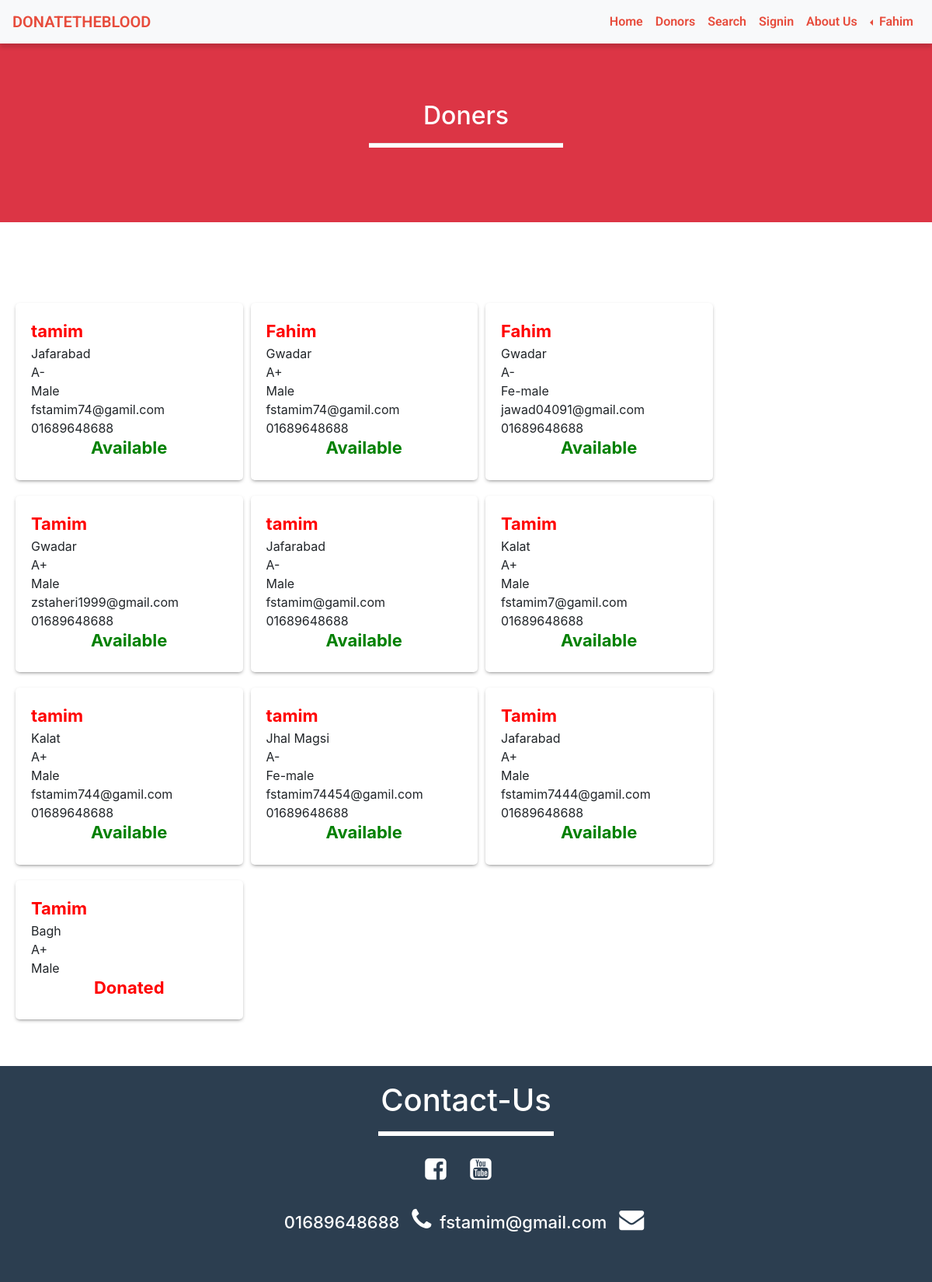
Screenshot of /donor.php (signed in) with the database file from the repository.
### tables this page shows
CREATE TABLE `donor` (
  `id` int(11) NOT NULL,
  `name` varchar(50) NOT NULL,
  `gender` varchar(10) NOT NULL,
  `email` varchar(50) NOT NULL,
  `city` varchar(50) NOT NULL,
  `dob` varchar(20) NOT NULL,
  `contact_no` varchar(20) NOT NULL,
  `save_life_date` varchar(20) NOT NULL,
  `password` varchar(100) NOT NULL,
  `blood_group` varchar(10) NOT NULL
);

### donor.php (the view, shortened to what this page needs)
 <?php
  include('include/header.php');
?>
<div class="container-fluid bg-danger size">
	<div class="row">
		<div class="col-md-6 offset-md-3">
			<h2 style="color: white;">Doners</h2>
			<hr class="white-bar">
		</div>
	</div>
</div>
<div class="container " style="padding: 60px 0;">
	<div class="row  data">
    <?php
    $sql="SELECT * FROM donor";
    $result=mysqli_query($conn,$sql);
    if(mysqli_num_rows($result)>0){
    	while($row=mysqli_fetch_assoc($result)){
    		if($row['save_life_date']=='0'){
    			echo '
    			    <div class="col-md-3 col-sm-12 col-lg-3 donors_data">
    			    <span class="name">'.$row['name'].'</span>
    			    <span>'.$row['city'].'</span>
    			    <span>'.$row['blood_group'].'</span>
    			    <span>'.$row['gender'].'</span>
    			    <span>'.$row['email'].'</span>
    			    <span>'.$row['contact_no'].'</span>
    			    <h4 class="name text-center" style="color:green; text-align:left;">Available</h4>
    			    </div>
    			';
    		}else{
    			  $date=$row['save_life_date'];
		          $start=date_create("$date");
                  $end=date_create();
                   $diff=date_diff($start,$end);
                  $diffMonth=$diff->m;
                   if($diffMonth>=3){
                                 		echo '
    			    <div class="col-md-3 col-sm-12 col-lg-3  donors_data">
    			    <span class="name">'.$row['name'].'</span>
    			    <span>'.$row['city'].'</span>
    			    <span>'.$row['blood_group'].'</span>
    			    <span>'.$row['gender'].'</span>
    			    <span>'.$row['email'].'</span>
    			    <span>'.$row['contact_no'].'</span>
    			    <h4 class="name text-center" style="color:green; text-align:left;">Available</h4>
    			    </div>
    			';
                                 }
                                 else{
                                 	echo '
    			    <div class="col-md-3 col-sm-12 col-lg-3   donors_data">
    			    <span class="name">'.$row['name'].'</span>
    			    <span>'.$row['city'].'</span>
    			    <span>'.$row['blood_group'].'</span>
    			    <span>'.$row['gender'].'</span>
    			    <h4 class="name text-center">Donated</h4>
    			    </div>
    			';
                                 }
    		}
    	}
    }else{
    	echo '<div class="alert alert-success alert-dismissible fade show" role="alert"><strong>Message</strong> <button type="button" class="close" data-dismiss="alert" aria-label="Close"><span aria-hidden="true">&times;</span>
             </button>
             </div>';
    }
     ?>
	</div>
</div>
<?php
  include('include/footer.php')
?>

### css/styles.css (style rules this page uses)
h1, h2, h3, h4, h5, h6 { color: #5f6468; }
h2 { font-weight: 300; margin-bottom: 20px; }
h3, h4 { font-weight: 300; }
.bg-danger { color: #fff; background-color: #f9243f; }

### css/custom.css (style rules this page uses)
.white-bar { height: 3px; width: 50%; color: white; background-color: white; }

### donor.php (style rules this page uses)
.size { padding: 80px 0px; }
h2 { text-align: center; }
.white-bar { background-color: white; width: 250px; height: 5px; text-orientation: center; }
span { display: block; }
.name { color: red; font-size: 22px; font-weight: 700; }
.donors_data { background-color: white; border-radius: 5px; margin:20px 5px 0px 5px; -webkit-box-shadow: 0px 2px 5px -2px rgba(89,89,89,0.95); -moz-box-shadow: 0px 2px 5px -2px rgba(89,89,89,0.95); box-shadow: 0px 2px 5px -2px rgba(89,89,89,0.95); padding: 20px; }

### rows the page displays
donor: name "tamim", city "Jafarabad", blood_group "A-", gender "Male", email "fstamim74@gamil.com", contact_no "01689648688"
donor: name "Fahim", city "Gwadar", blood_group "A+", gender "Male", email "fstamim74@gamil.com", contact_no "01689648688"
donor: name "Fahim", city "Gwadar", blood_group "A-", gender "Fe-male", email "jawad04091@gmail.com", contact_no "01689648688"
donor: name "Tamim", city "Gwadar", blood_group "A+", gender "Male", email "zstaheri1999@gmail.com", contact_no "01689648688"
donor: name "tamim", city "Jafarabad", blood_group "A-", gender "Male", email "fstamim@gamil.com", contact_no "01689648688"
donor: name "Tamim", city "Kalat", blood_group "A+", gender "Male", email "fstamim7@gamil.com", contact_no "01689648688"
donor: name "tamim", city "Kalat", blood_group "A+", gender "Male", email "fstamim744@gamil.com", contact_no "01689648688"
donor: name "tamim", city "Jhal Magsi", blood_group "A-", gender "Fe-male", email "fstamim74454@gamil.com", contact_no "01689648688"
donor: name "Tamim", city "Jafarabad", blood_group "A+", gender "Male", email "fstamim7444@gamil.com", contact_no "01689648688"
donor: name "Tamim", city "Bagh", blood_group "A+", gender "Male"

### other values shown
$_SESSION['name'] "Fahim"
